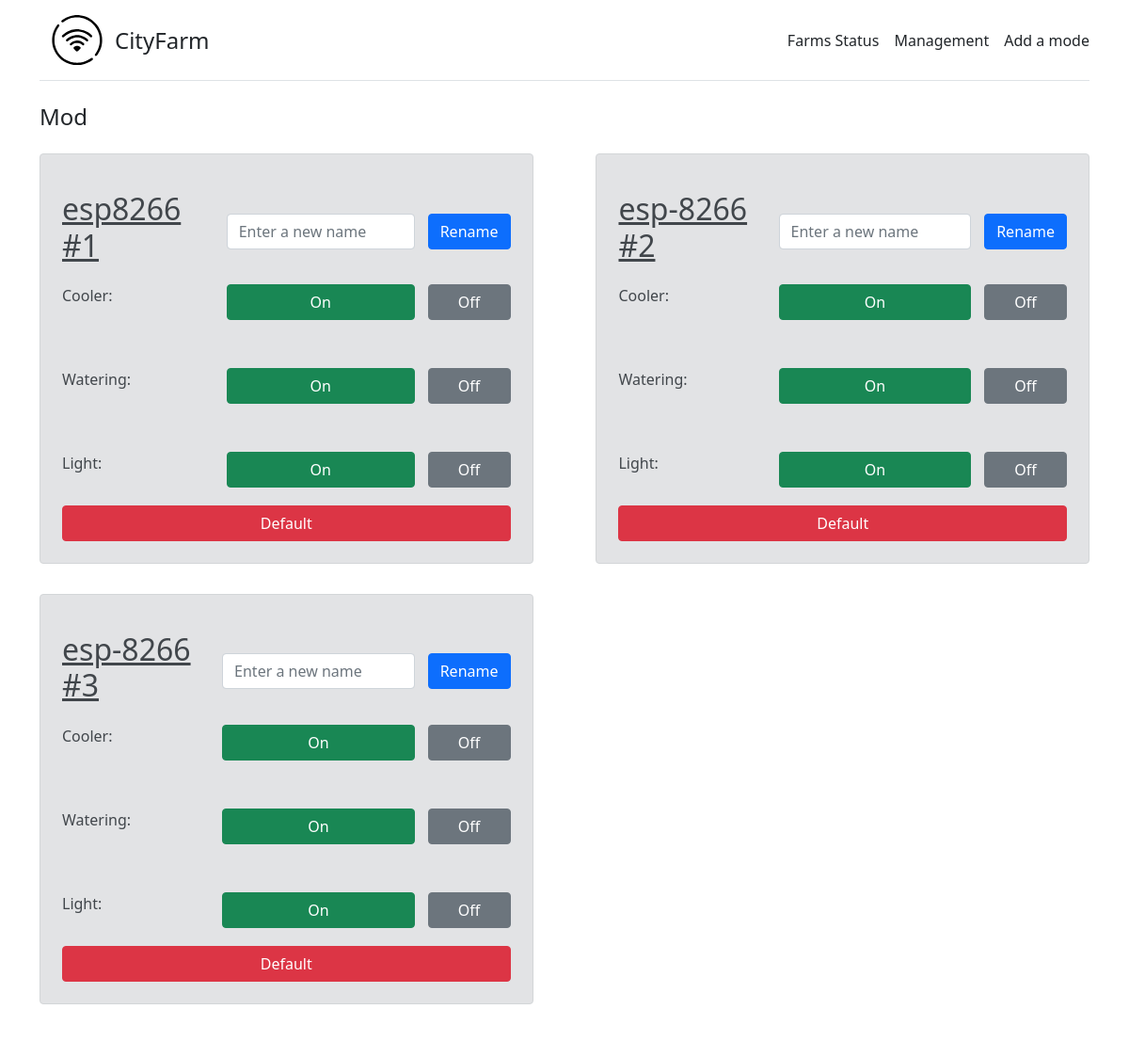
Screenshot of /ArinaBeLike with the database file from the repository.
### main/models.py (models this page shows, shortened)
class Status(models.Model):
    FarmName = models.CharField('Farm name:', max_length=50)
    MacAddress = models.CharField('Mac Address:', max_length=17)
    Temperature = models.IntegerField('Temperature:')
    Humidity = models.IntegerField('Humidity:')
    Light = models.IntegerField('Light:')
    TimeTarget = models.DateTimeField('Time Target:')
    TimeLeft = models.CharField('Time Left:', max_length=50)
    GrowthProcess = models.IntegerField('Growth Process:')
    CheckLine = models.BooleanField('Online:', default=False)
    TimeDelta = models.DateTimeField('TimePass:',  auto_now=False)

### main/views.py (the view)
# urls.py: path('ArinaBeLike', views.ArinaBeLike, name='ArinaBeLike')
def ArinaBeLike(request):
    statuses = Status.objects.all()
    contex = {
        "statuses": statuses
    }
    return render(request, "main/ArinaBeLike.html", contex)

### main/templates/main/ArinaBeLike.html (shortened to what this page needs)
{% extends 'main/base.html' %}
{% block content %}
<h4>
    Mod
</h4>
<div class="wrapper">
    {% if statuses %}
        {% for el in statuses %}
            <div class="alert alert-secondary mt-3" style="width: 47%">
                <form method="post">
                    <table cellspacing="0" cellpadding="7" style="width:100%">
                        <tr>
                            <td>
                                <h2 style="text-decoration-line: underline; text-decoration-style: solid">{{ el.FarmName }}</h2>
                            </td>
                            <td>
                                <input type="text" class="form-control" style="width:100%" name="ChangeName{{ el.id }}" placeholder="Enter a new name">
                            </td>
                            <td>
                                <input type="submit" class="btn btn-primary" name="NameSend{{ el.id }}" value="Rename" style="width:100%">
                            </td>
                        </tr>
                        <tr>
                            <p style="font-size: 24px">
                                <td style="vertical-align: top">
                                    Cooler: &nbsp;
                                </td>
                                <td>
                                    <input type="submit" class="btn btn-success" name="CoolerOn{{ el.id }}" value="On" style="width:100%; margin-bottom: 5px">
                                </td>
                                <td>
                                    <input type="submit" class="btn btn-secondary" name="CoolerOff{{ el.id }}" value="Off" style="width:100%; margin-bottom: 5px">
                                </td>
                            </p>
                        </tr>
                        <tr>
                            <p style="font-size: 24px;">
                                    <td style="vertical-align: top">
                                        Watering: &nbsp;
                                    </td>
                                    <td>
                                        <input type="submit" class="btn btn-success" name="WateringOn{{ el.id }}" value="On" style="width:100%; margin-bottom: 5px">
                                    </td>
                                    <td>
                                        <input type="submit" class="btn btn-secondary" name="WateringOff{{ el.id }}" value="Off" style="width:100%; margin-bottom: 5px">
                                    </td>
                                </p>
                        </tr>
                        <tr>
                            <p style="font-size: 24px">
                                <td style="vertical-align: top">
                                    Light: &nbsp;
                                </td>
                                <td>
                                    <input type="submit" class="btn btn-success" name="LightOn{{ el.id }}" value="On" style="width:100%" id="45">
                                </td>
                                <td>
                                    <input type="submit" class="btn btn-secondary" name="LightOff{{ el.id }}" value="Off" style="width:100%">
                                </td>
                            </p>
                        </tr>
                        <tr>
                            <td colspan="3">
                                <input type="submit" class="btn btn-danger" name="Default{{ el.id }}" value="Default" style="width:100%; margin-top: 5px">
                            </td>
                        </tr>
                    </table>
                </form>
            </div>
        {% endfor %}
    {% else %}
        <h3>None</h3>
    {% endif %}
</div>
{% endblock %}

### main/templates/main/base.html (style rules this page uses)
.wrapper { position: relative; display: block; width: 100%; box-sizing: border-box; text-align: justify; }
.wrapper:after { position: relative; display: inline-block; width: 100%; height: auto; box-sizing: border-box; vertical-align: top; content: ''; }
.wrapper>div { position: relative; display: inline-block; width: 25%; height: auto; box-sizing: border-box; text-align: left; vertical-align: top; }

### rows the page displays
Status: FarmName "esp8266 #1"
Status: FarmName "esp-8266 #2"
Status: FarmName "esp-8266 #3"
